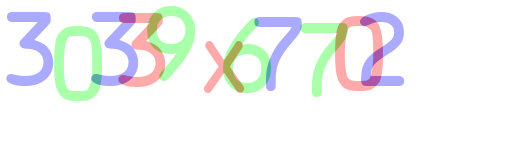
#> input picture 1.png, 510 x 150 px
$ python test.py
#> lines starting #> are read from the running program, lines starting #| are printed output that depends on the picture; after the words box and inside, x2 and y2 are one past the last pixel; in counts of white or black regions, pixels touching at a corner belong together
### utils.py
import cv2
import numpy as np
import re

BLUE = 0
GREEN = 1
RED = 2

# 특정한 색상의 모든 단어가 포함된 이미지를 추출합니다.
def get_chars (image, color) :
    other_1 = (color+1) % 3
    other_2 = (color+2) % 3

    c = image[:, :, other_1] == 255
    image[c] = [0, 0, 0]
    c=image[:, :, other_2] == 255
    image[c] = [0, 0, 0]
    c=image[:, :, color] < 170
    image[c] = [0, 0, 0]
    c = image[:, :, color] != 0
    image[c] = [255, 255, 255]
    return image

# 전체 이미지를 왼쪽에서 부터 단어별로 이미지 추출
# [19 lines left out: function extract_chars, not called in this run]


# 특성한 이미지를 (20 X 20) 크기로 Scaling 합니다
# 머신러닝할때는 이미지 크기가 모두 동일해야 하기 때문
def resize20(image) :
    resized = cv2.resize(image, (20,20))
    return resized.reshape(-1,400).astype(np.float32)


# 수식 정제
# eval 함수는 앞에 0001 + 12 같은 형태에서 오류가 날 수 있습닌다.
# [19 lines left out: function remove_fist_0, not called in this run]

### test.py
import cv2
import utils

image = cv2.imread('1.png', cv2.IMREAD_COLOR)
#> image is the input picture: shape (150, 510, 3); mean B, G, R 243.6, 244.1, 242.1
blue = utils.get_chars(image.copy(), utils.BLUE)
#> in get_chars, `c = image[:, :, other_1] == 255`:
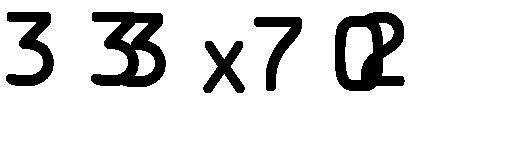
#> c: shape (150, 510) bool; 86.8% white; 5 black regions, box (x1, y1, x2, y2) and area: (335, 12, 405, 91) 3056, (91, 12, 166, 87) 3054, (6, 12, 54, 86) 1665, (254, 17, 302, 91) 1227, (203, 41, 245, 93) 1058
#> in get_chars, `c=image[:, :, other_2] == 255`: c: shape (150, 510) bool; 3.7% white; 10 white regions (3 under 20 px), largest, box (x1, y1, x2, y2) and area: (123, 26, 166, 87) 875, (335, 40, 376, 91) 639, (203, 41, 224, 93) 513
#> in get_chars, `image[c] = [0, 0, 0]`: image: shape (150, 510, 3); mean of channels 0, 1, 2 20.9, 16.1, 16.5
#> in get_chars, `c=image[:, :, color] < 170`: c: shape (150, 510) bool; 92% white; 21 black regions (17 under 20 px), largest, box (x1, y1, x2, y2) and area: (6, 12, 54, 86) 1665, (91, 12, 139, 86) 1665, (360, 12, 405, 86) 1560, (254, 17, 302, 91) 1227
#> in get_chars, `image[c] = [0, 0, 0]`: image: shape (150, 510, 3); mean of channels 0, 1, 2 19.5, 13.5, 14
green = utils.get_chars(image.copy(), utils.GREEN)
#> call 2 of get_chars, with color = 1
#> in get_chars (call 2), `c = image[:, :, other_1] == 255`: c: shape (150, 510) bool; 83.7% white; 4 black regions, box (x1, y1, x2, y2) and area: (6, 12, 139, 101) 5151, (223, 17, 348, 97) 4045, (147, 6, 196, 81) 1749, (360, 12, 405, 86) 1560
#> in get_chars (call 2), `c=image[:, :, other_2] == 255`: c: shape (150, 510) bool; 6.7% white; 7 white regions, largest, box (x1, y1, x2, y2) and area: (6, 12, 54, 86) 1665, (256, 17, 302, 91) 1078, (101, 23, 139, 86) 1001
#> in get_chars (call 2), `image[c] = [0, 0, 0]`:
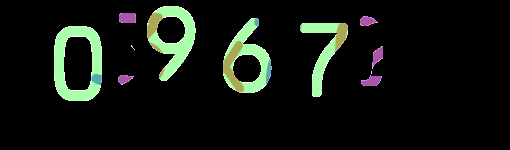
#> image: shape (150, 510, 3); mean of channels 0, 1, 2 15.9, 21.7, 16.8; drawn as B, G, R
#> in get_chars (call 2), `c=image[:, :, color] < 170`: c: shape (150, 510) bool; 91.3% white; 16 black regions (12 under 20 px), largest, box (x1, y1, x2, y2) and area: (54, 26, 102, 101) 1926, (147, 6, 196, 81) 1749, (223, 18, 272, 93) 1740, (300, 23, 348, 97) 1227
#> in get_chars (call 2), `image[c] = [0, 0, 0]`:
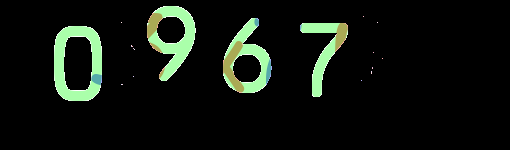
#> image: shape (150, 510, 3); 0.9% of pixels changed, all inside (x1, y1, x2, y2) = (118, 13, 383, 86); drawn as B, G, R
red = utils.get_chars(image.copy(), utils.RED)
#> call 3 of get_chars, with color = 2
#> in get_chars (call 3), `c = image[:, :, other_1] == 255`: c: shape (150, 510) bool; 86.7% white; 4 black regions, box (x1, y1, x2, y2) and area: (118, 6, 196, 87) 3068, (300, 16, 383, 97) 2899, (203, 18, 272, 93) 2271, (54, 26, 102, 101) 1926
#> in get_chars (call 3), `c=image[:, :, other_2] == 255`:
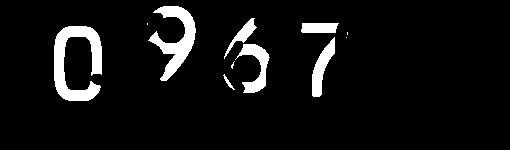
#> c: shape (150, 510) bool; 6.9% white; 11 white regions (4 under 20 px), largest, box (x1, y1, x2, y2) and area: (54, 26, 102, 101) 1821, (148, 6, 196, 81) 1401, (235, 44, 270, 93) 692
#> in get_chars (call 3), `image[c] = [0, 0, 0]`:
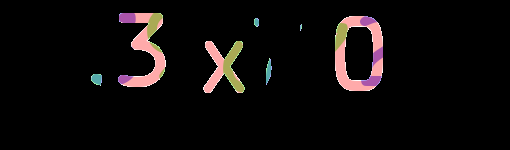
#> image: shape (150, 510, 3); mean of channels 0, 1, 2 10.3, 10.7, 14; drawn as B, G, R
#> in get_chars (call 3), `c=image[:, :, color] < 170`:
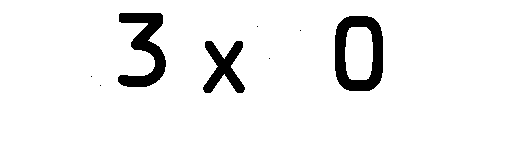
#> c: shape (150, 510) bool; 93.9% white; 8 black regions (5 under 20 px), largest, box (x1, y1, x2, y2) and area: (335, 16, 383, 91) 1926, (118, 13, 166, 87) 1665, (203, 41, 245, 93) 1058
#> in get_chars (call 3), `image[c] = [0, 0, 0]`:
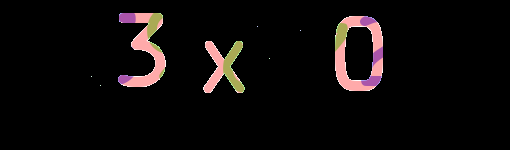
#> image: shape (150, 510, 3); 0.33% of pixels changed, all inside (x1, y1, x2, y2) = (91, 18, 302, 85); drawn as B, G, R
cv2.imshow('Image Gray', blue)
cv2.waitKey(0)
cv2.imshow('Image Gray', green)
cv2.waitKey(0)
cv2.imshow('Image Gray', red)
cv2.waitKey(0)

$ run again, with 2.png copied over 1.png
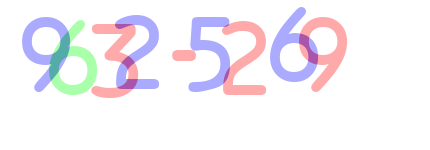
#> input picture 2.png, 430 x 150 px
#> image is the input picture: shape (150, 430, 3); mean B, G, R 246.6, 240.8, 245
#> in get_chars, `c = image[:, :, other_1] == 255`:
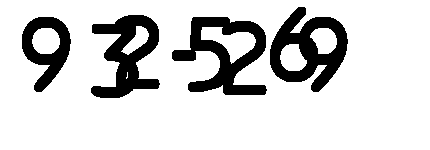
#> c: shape (150, 430) bool; 82.7% white; 4 black regions, box (x1, y1, x2, y2) and area: (172, 17, 267, 95) 3304, (270, 7, 348, 92) 3213, (91, 15, 160, 98) 2893, (22, 17, 71, 92) 1749
#> in get_chars (call 3), `image[c] = [0, 0, 0]`:
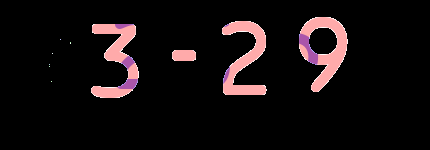
#> image: shape (150, 430, 3); mean of channels 0, 1, 2 14.4, 13.6, 19.9; drawn as B, G, R

$ run again, with 3.png copied over 1.png
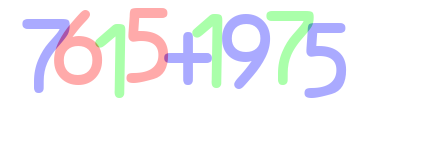
#> input picture 3.png, 430 x 150 px
#> image is the input picture: shape (150, 430, 3); mean B, G, R 247.1, 244.4, 244.4
#> in get_chars (call 3), `image[c] = [0, 0, 0]`:
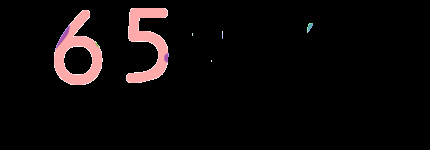
#> image: shape (150, 430, 3); mean of channels 0, 1, 2 9.3, 9.1, 13; drawn as B, G, R
#> in get_chars (call 3), `c=image[:, :, color] < 170`:
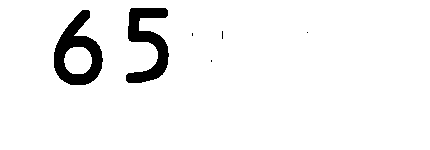
#> c: shape (150, 430) bool; 94.8% white; 6 black regions (4 under 20 px), largest, box (x1, y1, x2, y2) and area: (54, 10, 103, 85) 1740, (126, 8, 169, 83) 1568

$ run again, with 4.png copied over 1.png
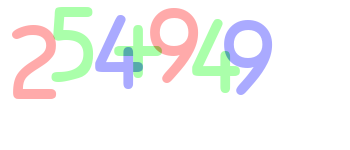
#> input picture 4.png, 350 x 150 px
#> image is the input picture: shape (150, 350, 3); mean B, G, R 244.4, 245.6, 244.7
#> in get_chars (call 3), `image[c] = [255, 255, 255]`:
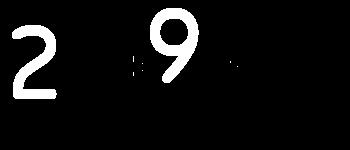
#> image: shape (150, 350, 3); 6.3% white; 8 white regions (6 under 20 px), largest, box (x1, y1, x2, y2) and area: (150, 8, 199, 83) 1749, (12, 25, 57, 99) 1560
